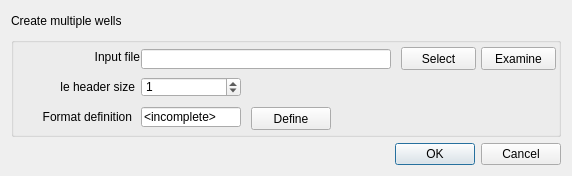
<?xml version="1.0" encoding="UTF-8"?>
<ui version="4.0">
 <class>read_multiple_wells_from_file_Dialog</class>
 <widget class="QDialog" name="read_multiple_wells_from_file_Dialog">
  <property name="geometry">
   <rect>
    <x>0</x>
    <y>0</y>
    <width>568</width>
    <height>173</height>
   </rect>
  </property>
  <property name="maximumSize">
   <size>
    <width>628</width>
    <height>16777215</height>
   </size>
  </property>
  <property name="windowTitle">
   <string>Multiple Wells</string>
  </property>
  <layout class="QVBoxLayout" name="verticalLayout">
   <item>
    <widget class="QLabel" name="label">
     <property name="minimumSize">
      <size>
       <width>0</width>
       <height>20</height>
      </size>
     </property>
     <property name="maximumSize">
      <size>
       <width>16777215</width>
       <height>20</height>
      </size>
     </property>
     <property name="text">
      <string>Create multiple wells</string>
     </property>
    </widget>
   </item>
   <item>
    <widget class="QGroupBox" name="groupBox">
     <property name="minimumSize">
      <size>
       <width>550</width>
       <height>100</height>
      </size>
     </property>
     <property name="maximumSize">
      <size>
       <width>550</width>
       <height>100</height>
      </size>
     </property>
     <property name="title">
      <string/>
     </property>
     <widget class="QPushButton" name="examineButton">
      <property name="geometry">
       <rect>
        <x>470</x>
        <y>10</y>
        <width>75</width>
        <height>23</height>
       </rect>
      </property>
      <property name="text">
       <string>Examine</string>
      </property>
     </widget>
     <widget class="QPushButton" name="selectButton">
      <property name="geometry">
       <rect>
        <x>390</x>
        <y>10</y>
        <width>75</width>
        <height>23</height>
       </rect>
      </property>
      <property name="text">
       <string>Select</string>
      </property>
     </widget>
     <widget class="QLabel" name="label_2">
      <property name="geometry">
       <rect>
        <x>0</x>
        <y>10</y>
        <width>129</width>
        <height>20</height>
       </rect>
      </property>
      <property name="maximumSize">
       <size>
        <width>16777215</width>
        <height>20</height>
       </size>
      </property>
      <property name="text">
       <string>Input file</string>
      </property>
      <property name="alignment">
       <set>Qt::AlignRight|Qt::AlignTrailing|Qt::AlignVCenter</set>
      </property>
     </widget>
     <widget class="QLineEdit" name="file_lineEdit">
      <property name="geometry">
       <rect>
        <x>130</x>
        <y>12</y>
        <width>250</width>
        <height>20</height>
       </rect>
      </property>
      <property name="minimumSize">
       <size>
        <width>250</width>
        <height>20</height>
       </size>
      </property>
      <property name="maximumSize">
       <size>
        <width>300</width>
        <height>20</height>
       </size>
      </property>
      <property name="readOnly">
       <bool>true</bool>
      </property>
     </widget>
     <widget class="QSpinBox" name="header_size_spinBox">
      <property name="geometry">
       <rect>
        <x>130</x>
        <y>40</y>
        <width>100</width>
        <height>20</height>
       </rect>
      </property>
      <property name="minimumSize">
       <size>
        <width>100</width>
        <height>20</height>
       </size>
      </property>
      <property name="maximumSize">
       <size>
        <width>100</width>
        <height>20</height>
       </size>
      </property>
      <property name="value">
       <number>1</number>
      </property>
     </widget>
     <widget class="QLabel" name="label_3">
      <property name="geometry">
       <rect>
        <x>50</x>
        <y>40</y>
        <width>74</width>
        <height>20</height>
       </rect>
      </property>
      <property name="maximumSize">
       <size>
        <width>16777215</width>
        <height>20</height>
       </size>
      </property>
      <property name="text">
       <string>File header size</string>
      </property>
      <property name="alignment">
       <set>Qt::AlignRight|Qt::AlignTrailing|Qt::AlignVCenter</set>
      </property>
     </widget>
     <widget class="QLabel" name="label_4">
      <property name="geometry">
       <rect>
        <x>-70</x>
        <y>70</y>
        <width>191</width>
        <height>20</height>
       </rect>
      </property>
      <property name="maximumSize">
       <size>
        <width>16777215</width>
        <height>20</height>
       </size>
      </property>
      <property name="text">
       <string>Format definition</string>
      </property>
      <property name="alignment">
       <set>Qt::AlignRight|Qt::AlignTrailing|Qt::AlignVCenter</set>
      </property>
     </widget>
     <widget class="QLineEdit" name="format_lineEdit">
      <property name="geometry">
       <rect>
        <x>130</x>
        <y>70</y>
        <width>100</width>
        <height>20</height>
       </rect>
      </property>
      <property name="minimumSize">
       <size>
        <width>0</width>
        <height>20</height>
       </size>
      </property>
      <property name="maximumSize">
       <size>
        <width>100</width>
        <height>20</height>
       </size>
      </property>
      <property name="text">
       <string>&lt;incomplete&gt;</string>
      </property>
      <property name="readOnly">
       <bool>true</bool>
      </property>
     </widget>
     <widget class="QPushButton" name="defineButton">
      <property name="geometry">
       <rect>
        <x>240</x>
        <y>70</y>
        <width>80</width>
        <height>23</height>
       </rect>
      </property>
      <property name="text">
       <string>Define</string>
      </property>
     </widget>
    </widget>
   </item>
   <item>
    <widget class="QDialogButtonBox" name="buttonBox">
     <property name="maximumSize">
      <size>
       <width>610</width>
       <height>23</height>
      </size>
     </property>
     <property name="standardButtons">
      <set>QDialogButtonBox::Cancel|QDialogButtonBox::Ok</set>
     </property>
    </widget>
   </item>
  </layout>
 </widget>
 <resources/>
 <connections>
  <connection>
   <sender>buttonBox</sender>
   <signal>rejected()</signal>
   <receiver>read_multiple_wells_from_file_Dialog</receiver>
   <slot>close()</slot>
   <hints>
    <hint type="sourcelabel">
     <x>283</x>
     <y>152</y>
    </hint>
    <hint type="destinationlabel">
     <x>283</x>
     <y>86</y>
    </hint>
   </hints>
  </connection>
 </connections>
</ui>
